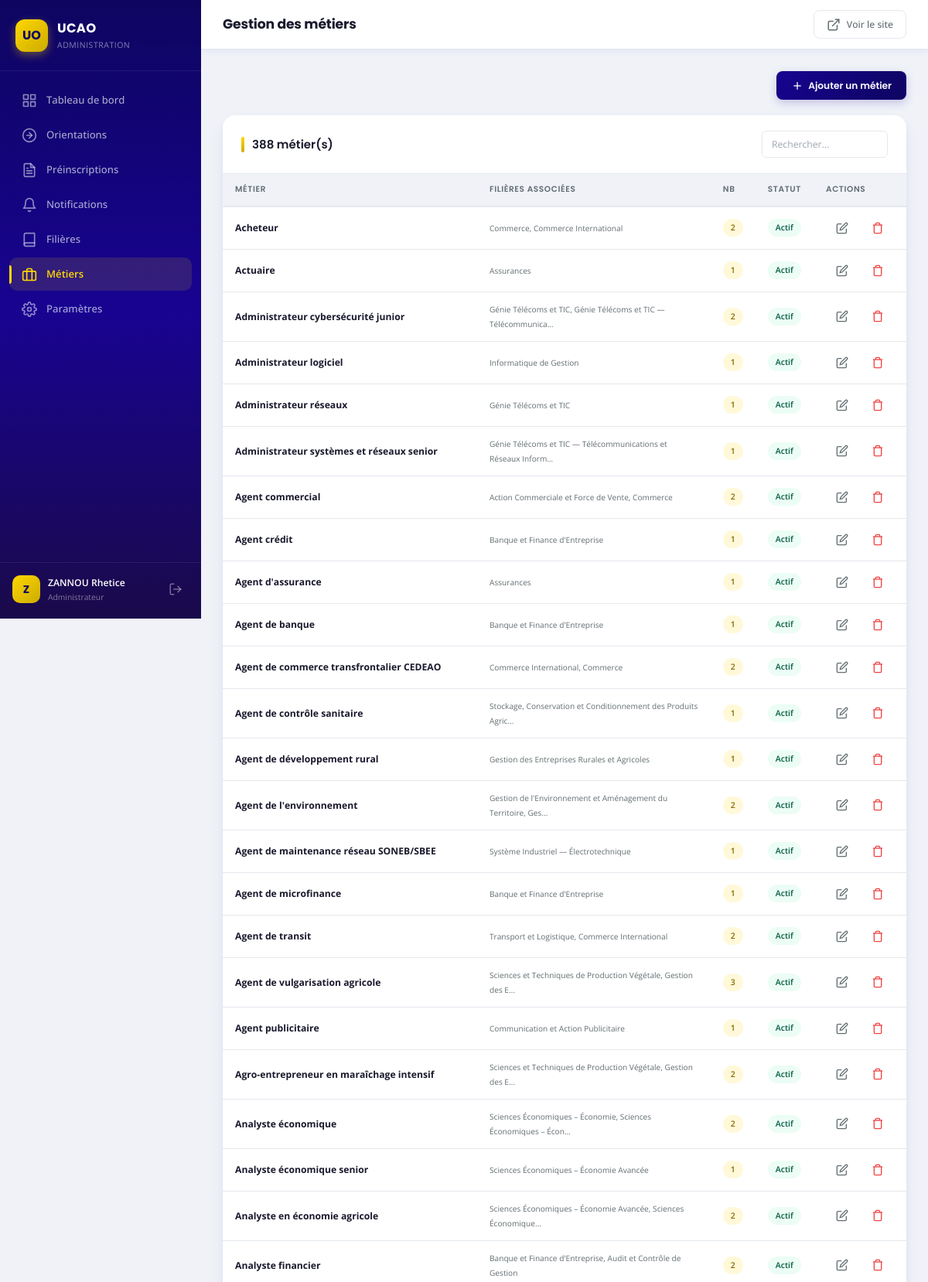
Page /admin/metiers/index.php (signed in, upper part) on the committed database.
### tables this page shows
CREATE TABLE `metiers` (
  `id` int(11) NOT NULL,
  `nom_metier` varchar(200) NOT NULL,
  `slug` varchar(200) NOT NULL,
  `actif` tinyint(1) NOT NULL DEFAULT 1,
  `created_at` datetime NOT NULL DEFAULT current_timestamp()
);

### config/config.php (called while the page is built, shortened)
<?php
function e($string) {
    return htmlspecialchars($string ?? '', ENT_QUOTES, 'UTF-8');
}
function truncate($text, $length = 100) {
    if (mb_strlen($text) <= $length) return $text;
    return mb_substr($text, 0, $length) . '…';
}

### admin/metiers/index.php (the view, shortened to what this page needs)
<?php
$pdo = Database::getInstance();
$metiers = $pdo->query("
    SELECT m.*, GROUP_CONCAT(f.nom_filiere ORDER BY mf.priorite SEPARATOR ', ') AS filieres_noms,
    (SELECT COUNT(*) FROM metiers_filieres mf2 WHERE mf2.metier_id = m.id) AS nb_filieres
    FROM metiers m
    LEFT JOIN metiers_filieres mf ON m.id = mf.metier_id
    LEFT JOIN filieres f ON mf.filiere_id = f.id
    GROUP BY m.id
    ORDER BY m.nom_metier
")->fetchAll();
require_once dirname(__DIR__) . '/includes/header-admin.php';
require_once dirname(__DIR__) . '/includes/sidebar.php';
?>
<div style="margin-bottom:20px;display:flex;justify-content:flex-end">
    <a href="ajouter.php" class="btn-admin btn-admin-primary">
        <svg xmlns="http://www.w3.org/2000/svg" width="16" height="16" viewBox="0 0 24 24" fill="none" stroke="currentColor" stroke-width="2"><line x1="12" y1="5" x2="12" y2="19"></line><line x1="5" y1="12" x2="19" y2="12"></line></svg>
        Ajouter un métier
    </a>
</div>
<div class="admin-card">
    <div class="admin-card-header">
        <h2 class="admin-card-title"><?= count($metiers) ?> métier(s)</h2>
        <div class="admin-card-actions">
            <input type="text" id="tableSearch" class="form-control" placeholder="Rechercher..." style="max-width:250px;padding:8px 12px;font-size:0.8125rem">
        </div>
    </div>
    <div class="admin-table-wrap">
        <table class="admin-table">
            <thead><tr><th>Métier</th><th>Filières associées</th><th>Nb</th><th>Statut</th><th>Actions</th></tr></thead>
            <tbody>
            <?php foreach ($metiers as $m): ?>
            <tr>
                <td><strong><?= e($m['nom_metier']) ?></strong></td>
                <td><small style="color:var(--admin-text-muted)"><?= e(truncate($m['filieres_noms'] ?? 'Aucune', 60)) ?></small></td>
                <td><span class="badge badge-gold"><?= $m['nb_filieres'] ?></span></td>
                <td><?= $m['actif'] ? '<span class="badge badge-success">Actif</span>' : '<span class="badge badge-error">Inactif</span>' ?></td>
                <td>
                    <div style="display:flex;gap:4px">
                        <a href="modifier.php?id=<?= $m['id'] ?>" class="btn-admin btn-admin-ghost btn-admin-sm" title="Modifier">
                            <svg xmlns="http://www.w3.org/2000/svg" width="16" height="16" viewBox="0 0 24 24" fill="none" stroke="currentColor" stroke-width="2"><path d="M11 4H4a2 2 0 0 0-2 2v14a2 2 0 0 0 2 2h14a2 2 0 0 0 2-2v-7"></path><path d="M18.5 2.5a2.121 2.121 0 0 1 3 3L12 15l-4 1 1-4 9.5-9.5z"></path></svg>
                        </a>
                        <form method="POST" action="supprimer.php" style="display:inline"><?= csrf_field() ?><input type="hidden" name="id" value="<?= $m['id'] ?>">
                            <button type="submit" class="btn-admin btn-admin-ghost btn-admin-sm" data-confirm="Supprimer ce métier et ses associations ?">
                                <svg xmlns="http://www.w3.org/2000/svg" width="16" height="16" viewBox="0 0 24 24" fill="none" stroke="currentColor" stroke-width="2" style="color:var(--admin-error)"><polyline points="3 6 5 6 21 6"></polyline><path d="M19 6v14a2 2 0 0 1-2 2H7a2 2 0 0 1-2-2V6m3 0V4a2 2 0 0 1 2-2h4a2 2 0 0 1 2 2v2"></path></svg>
                            </button>
                        </form>
                    </div>
                </td>
            </tr>
            <?php endforeach; ?>
            </tbody>
        </table>
    </div>
</div>
<?php require_once dirname(__DIR__) . '/includes/footer-admin.php'; ?>

### admin/assets/css/admin.css (style rules this page uses)
:root { --admin-primary: #180391; --admin-primary-dark: #0e0560; --admin-primary-light: #2a15b3; --admin-secondary: #8B0000; --admin-gold: #FFD700; --admin-gold-dark: #ccac00; --admin-bg: #F0F2F8; --admin-card-bg: #ffffff; --admin-sidebar-bg: linear-gradient(180deg, #0e0560 0%, #180391 50%, #1a0a4a 100%); --admin-topbar-bg: #ffffff; --admin-text: #1a1a2e; --admin-text-muted: #636e72; --admin-text-light: rgba(255, 255, 255, 0.7); --admin-border: #E5E8EF; --admin-success: #10b981; --admin-warning: #f59e0b; --admin-error: #ef4444; --admin-info: #3b82f6; --admin-sidebar-width: 260px; --admin-topbar-height: 64px; --admin-radius: 16px; --admin-radius-sm: 10px; --admin-radius-xs: 6px; --admin-shadow: 0 4px 6px rgba(24, 3, 145, 0.04), 0 10px 20px rgba(24, 3, 145, 0.06); --admin-shadow-lg: 0 12px 24px rgba(24, 3, 145, 0.1), 0 24px 48px rgba(24, 3, 145, 0.08); --admin-shadow-sm: 0 2px 8px rgba(24, 3, 145, 0.06); --admin-font-primary: 'Poppins', -apple-system, sans-serif; --admin-font-secondary: 'Open Sans', -apple-system, sans-serif; --admin-ease: cubic-bezier(0.16, 1, 0.3, 1); --admin-transition: 250ms cubic-bezier(0.16, 1, 0.3, 1); }
*, *::before, *::after { box-sizing: border-box; margin: 0; padding: 0; }
html { font-size: 15px; scroll-behavior: smooth; }
.admin-body { font-family: var(--admin-font-secondary); background: var(--admin-bg); color: var(--admin-text); line-height: 1.6; display: flex; min-height: 100vh; -webkit-font-smoothing: antialiased; overflow-x: hidden; }
.admin-card { background: var(--admin-card-bg); border-radius: var(--admin-radius); box-shadow: var(--admin-shadow); margin-bottom: 24px; overflow: hidden; }
.admin-card-header { display: flex; align-items: center; justify-content: space-between; padding: 20px 24px; border-bottom: 1px solid var(--admin-border); flex-wrap: wrap; gap: 12px; }
.admin-card-title { font-family: var(--admin-font-primary); font-size: 1rem; font-weight: 600; color: var(--admin-text); display: flex; align-items: center; gap: 10px; }
.admin-card-title::before { content: ''; width: 4px; height: 20px; background: linear-gradient(180deg, var(--admin-gold), var(--admin-gold-dark)); border-radius: 2px; flex-shrink: 0; }
.admin-card-actions { display: flex; gap: 8px; flex-wrap: wrap; }
.admin-table-wrap { overflow-x: auto; }
.admin-table { width: 100%; border-collapse: separate; border-spacing: 0; font-size: 0.8125rem; }
.admin-table thead th { background: var(--admin-bg); font-family: var(--admin-font-primary); font-weight: 600; font-size: 0.7rem; text-transform: uppercase; letter-spacing: 0.06em; color: var(--admin-text-muted); padding: 12px 16px; text-align: left; border-bottom: 2px solid var(--admin-border); white-space: nowrap; }
.admin-table tbody tr { transition: background 0.15s; }
.admin-table tbody td { padding: 12px 16px; border-bottom: 1px solid var(--admin-border); vertical-align: middle; color: var(--admin-text); }
.badge { display: inline-flex; align-items: center; gap: 4px; padding: 3px 10px; border-radius: 20px; font-size: 0.7rem; font-weight: 600; white-space: nowrap; }
.badge-success { background: #ecfdf5; color: #065f46; }
.badge-gold { background: rgba(255, 215, 0, 0.15); color: #8a6800; }
.btn-admin { display: inline-flex; align-items: center; justify-content: center; gap: 6px; padding: 9px 18px; border-radius: 8px; font-family: var(--admin-font-primary); font-weight: 600; font-size: 0.8125rem; cursor: pointer; border: 1px solid transparent; transition: all 0.2s var(--admin-ease); text-decoration: none; white-space: nowrap; line-height: 1.4; }
.btn-admin svg { width: 16px; height: 16px; flex-shrink: 0; }
.btn-admin-primary { background: linear-gradient(135deg, var(--admin-primary) 0%, var(--admin-primary-dark) 100%); color: white; box-shadow: 0 4px 12px rgba(24, 3, 145, 0.2); }
.btn-admin-ghost { background: transparent; color: var(--admin-text-muted); padding: 6px 10px; }
.btn-admin-sm { padding: 6px 12px; font-size: 0.75rem; }
.form-control { width: 100%; padding: 11px 14px; border: 1.5px solid var(--admin-border); border-radius: var(--admin-radius-xs); font-family: var(--admin-font-secondary); font-size: 0.875rem; color: var(--admin-text); background: white; transition: all 0.2s var(--admin-ease); outline: none; }
.form-control::placeholder { color: #9ca3af; }

### rows in the picture
metiers: nom_metier "Acheteur", filieres_noms "Commerce, Commerce International", nb_filieres "2", actif "Actif"
metiers: nom_metier "Actuaire", filieres_noms "Assurances", nb_filieres "1", actif "Actif"
metiers: nom_metier "Administrateur cybersécurité junior", filieres_noms "Génie Télécoms et TIC, Génie Télécoms et TIC — Télécommunica…", nb_filieres "2", actif "Actif"
metiers: nom_metier "Administrateur logiciel", filieres_noms "Informatique de Gestion", nb_filieres "1", actif "Actif"
metiers: nom_metier "Administrateur réseaux", filieres_noms "Génie Télécoms et TIC", nb_filieres "1", actif "Actif"
metiers: nom_metier "Administrateur systèmes et réseaux senior", filieres_noms "Génie Télécoms et TIC — Télécommunications et Réseaux Inform…", nb_filieres "1", actif "Actif"
metiers: nom_metier "Agent commercial", filieres_noms "Action Commerciale et Force de Vente, Commerce", nb_filieres "2", actif "Actif"
metiers: nom_metier "Agent crédit", filieres_noms "Banque et Finance d'Entreprise", nb_filieres "1", actif "Actif"
metiers: nom_metier "Agent d'assurance", filieres_noms "Assurances", nb_filieres "1", actif "Actif"
metiers: nom_metier "Agent de banque", filieres_noms "Banque et Finance d'Entreprise", nb_filieres "1", actif "Actif"
metiers: nom_metier "Agent de commerce transfrontalier CEDEAO", filieres_noms "Commerce International, Commerce", nb_filieres "2", actif "Actif"
metiers: nom_metier "Agent de contrôle sanitaire", filieres_noms "Stockage, Conservation et Conditionnement des Produits Agric…", nb_filieres "1", actif "Actif"
metiers: nom_metier "Agent de développement rural", filieres_noms "Gestion des Entreprises Rurales et Agricoles", nb_filieres "1", actif "Actif"
metiers: nom_metier "Agent de l'environnement", filieres_noms "Gestion de l'Environnement et Aménagement du Territoire, Ges…", nb_filieres "2", actif "Actif"
metiers: nom_metier "Agent de maintenance réseau SONEB/SBEE", filieres_noms "Système Industriel — Électrotechnique", nb_filieres "1", actif "Actif"
metiers: nom_metier "Agent de microfinance", filieres_noms "Banque et Finance d'Entreprise", nb_filieres "1", actif "Actif"
metiers: nom_metier "Agent de transit", filieres_noms "Transport et Logistique, Commerce International", nb_filieres "2", actif "Actif"
metiers: nom_metier "Agent de vulgarisation agricole", filieres_noms "Sciences et Techniques de Production Végétale, Gestion des E…", nb_filieres "3", actif "Actif"
metiers: nom_metier "Agent publicitaire", filieres_noms "Communication et Action Publicitaire", nb_filieres "1", actif "Actif"
metiers: nom_metier "Agro-entrepreneur en maraîchage intensif", filieres_noms "Sciences et Techniques de Production Végétale, Gestion des E…", nb_filieres "2", actif "Actif"
metiers: nom_metier "Analyste économique", filieres_noms "Sciences Économiques – Économie, Sciences Économiques – Écon…", nb_filieres "2", actif "Actif"
metiers: nom_metier "Analyste économique senior", filieres_noms "Sciences Économiques – Économie Avancée", nb_filieres "1", actif "Actif"
metiers: nom_metier "Analyste en économie agricole", filieres_noms "Sciences Économiques – Économie Avancée, Sciences Économique…", nb_filieres "2", actif "Actif"
metiers: nom_metier "Analyste financier", filieres_noms "Banque et Finance d'Entreprise, Audit et Contrôle de Gestion", nb_filieres "2", actif "Actif"

### other values in the picture
$item['label'] "Tableau de bord"
$item['label'] "Orientations"
$item['label'] "Préinscriptions"
$item['label'] "Notifications"
$item['label'] "Filières"
$item['label'] "Métiers"
$item['label'] "Paramètres"
substr($currentAdmin['nom'], 0, 1) "Z"
$currentAdmin['nom'] "ZANNOU Rhetice"
ADMIN_ROLES[$currentAdmin['role']] "Administrateur"
$pageTitle "Gestion des métiers"
count($metiers) "388"
